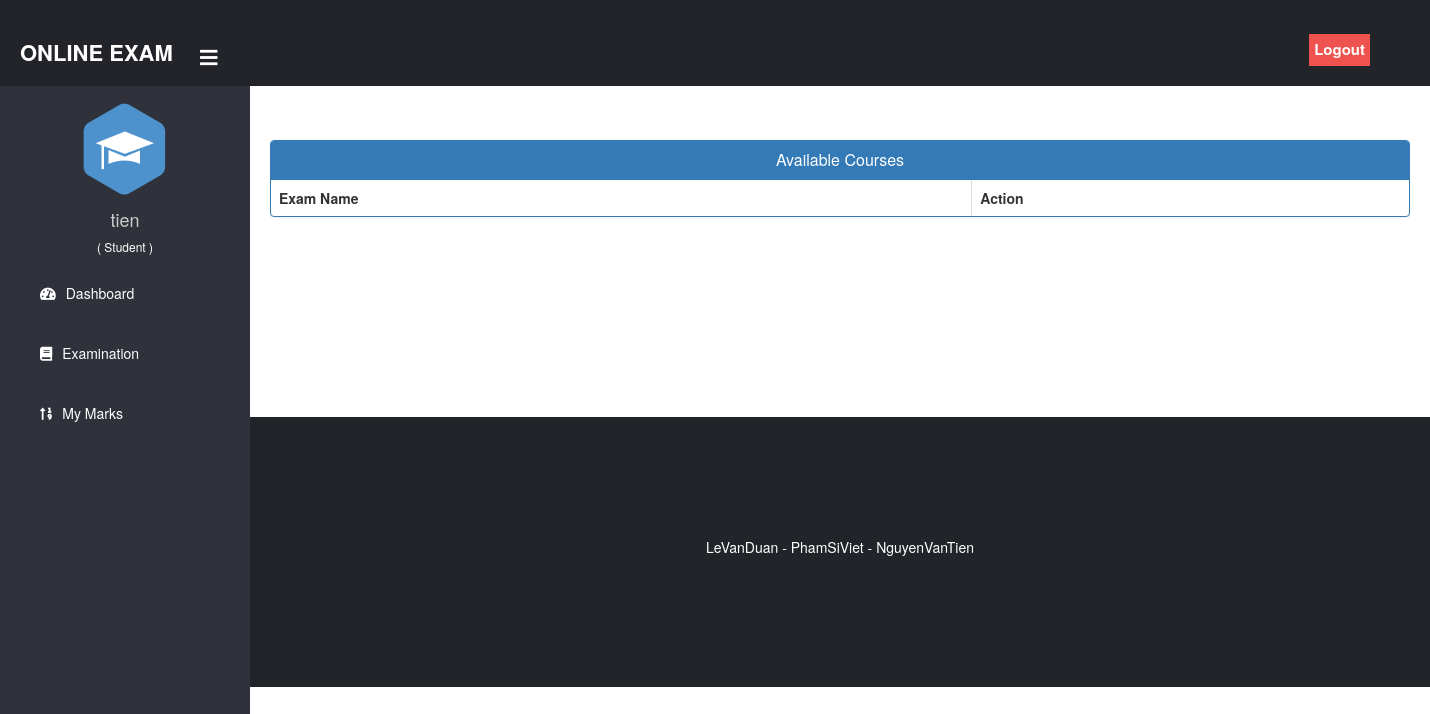
The app's page /student/student-exam (signed in), older data.
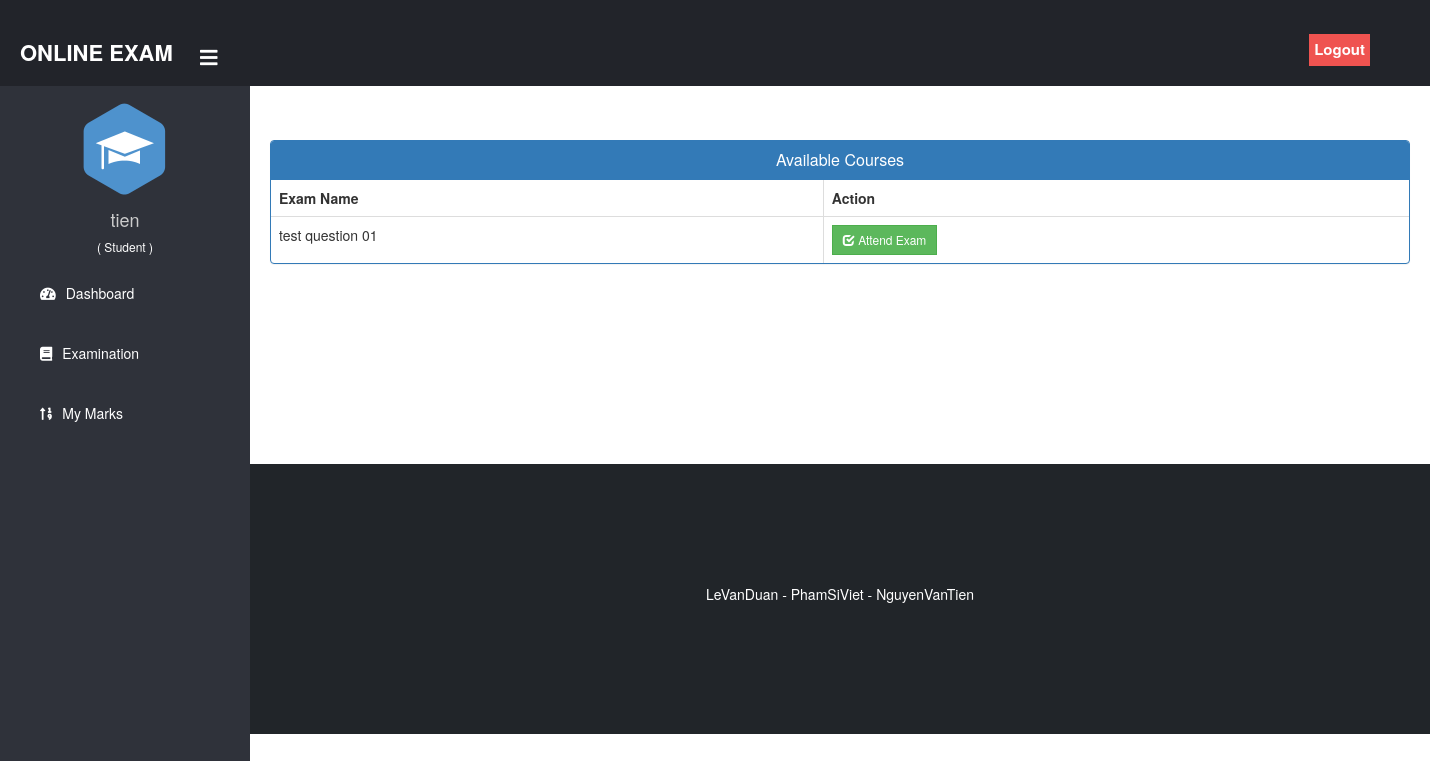
The same page, newer data.
### exam/models.py (models this page shows, shortened)
class Course(models.Model):
   course_name = models.CharField(max_length=50)
   question_number = models.PositiveIntegerField()
   total_marks = models.PositiveIntegerField()

### student/views.py (the view)
# urls.py: path('student-exam', views.student_exam_view,name='student-exam'),
@login_required(login_url='studentlogin')
@user_passes_test(is_student)
def student_exam_view(request):
    courses=QMODEL.Course.objects.all()
    return render(request,'student/student_exam.html',{'courses':courses})

### student/views.py (called while the page is built)
def is_student(user):
    return user.groups.filter(name='STUDENT').exists()

### templates/student/student_exam.html (shortened to what this page needs)
{% extends 'student/studentbase.html' %}
{% block content %}
{%load static%}
<head>
  <link href="//netdna.bootstrapcdn.com/bootstrap/3.0.0/css/bootstrap.min.css" rel="stylesheet" id="bootstrap-css">
</head>
<br><br>
<div class="container">
  <div class="panel panel-primary">
    <div class="panel-heading">
      <h6 class="panel-title">Available Courses</h6>
    </div>
    <table class="table table-hover table-bordered" id="dev-table">
      <thead>
        <tr>
          <th>Exam Name</th>
          <th>Action</th>
        </tr>
      </thead>
      {% for t in courses %}
      <tr>
        <td> {{t.course_name}}</td>
        <td><a class="btn btn-success btn-sm" style="border-radius:0px;" href="{% url 'take-exam' t.id  %}"><span class="glyphicon glyphicon-check"></span> Attend Exam</a></td>
      </tr>
      {% endfor %}
    </table>
  </div>
</div>
<br><br><br><br><br><br>
{% endblock content %}

Row changes from the older to the newer data that the page shows:
added Course: course_name "test question 01"
